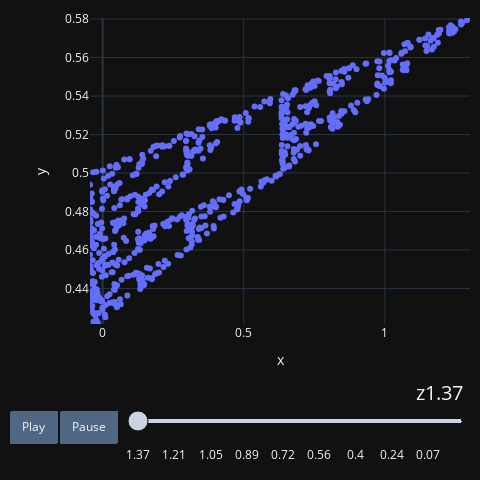

Source (notebook cell):
### Code cell
points = sierpinski(10000, 3)
points = [list(i) for i in points]
points = sorted(points, key=lambda x: x[-1])

trans = np.array([[0.86, -0.1], [0.5, 0.6], [1, -0.1]])
# trans = R
points = transform(points, trans)
a, b, c = zip(*points)
a = np.array(a)
b = np.array(b)
c = np.array(c)
make_chart(a, b, c)

### Figure 1 — Plotly figure (JSON) as saved in the notebook; plotly's stock layout.template omitted (floating-point values rounded to 4 significant figures; data arrays with more than 128 entries replaced by an {"elided": "..."} marker saying what was removed)
{"data": [{"mode": "markers", "type": "scatter", "x": {"elided": "674 float values"}, "y": {"elided": "674 float values"}}], "layout": {"autosize": false, "height": 480, "hovermode": "closest", "margin": {"b": 10, "l": 10, "pad": 0, "r": 10, "t": 10}, "sliders": [{"active": 0, "currentvalue": {"font": {"size": 20}, "prefix": "z", "visible": true, "xanchor": "right"}, "len": 0.9, "pad": {"b": 10, "t": 50}, "steps": [{"args": [[1.37], {"frame": {"duration": 10, "redraw": false}, "mode": "immediate", "transition": {"duration": 10}}], "label": "1.37", "method": "animate"}, {"args": [[1.36], {"frame": {"duration": 10, "redraw": false}, "mode": "immediate", "transition": {"duration": 10}}], "label": "1.36", "method": "animate"}, {"args": [[1.35], {"frame": {"duration": 10, "redraw": false}, "mode": "immediate", "transition": {"duration": 10}}], "label": "1.35", "method": "animate"}, {"args": [[1.34], {"frame": {"duration": 10, "redraw": false}, "mode": "immediate", "transition": {"duration": 10}}], "label": "1.34", "method": "animate"}, {"args": [[1.33], {"frame": {"duration": 10, "redraw": false}, "mode": "immediate", "transition": {"duration": 10}}], "label": "1.33", "method": "animate"}, {"args": [[1.32], {"frame": {"duration": 10, "redraw": false}, "mode": "immediate", "transition": {"duration": 10}}], "label": "1.32", "method": "animate"}, {"args": [[1.31], {"frame": {"duration": 10, "redraw": false}, "mode": "immediate", "transition": {"duration": 10}}], "label": "1.31", "method": "animate"}, {"args": [[1.3], {"frame": {"duration": 10, "redraw": false}, "mode": "immediate", "transition": {"duration": 10}}], "label": "1.3", "method": "animate"}, {"args": [[1.29], {"frame": {"duration": 10, "redraw": false}, "mode": "immediate", "transition": {"duration": 10}}], "label": "1.29", "method": "animate"}, {"args": [[1.28], {"frame": {"duration": 10, "redraw": false}, "mode": "immediate", "transition": {"duration": 10}}], "label": "1.28", "method": "animate"}, {"args": [[1.27], {"frame": {"duration": 10, "redraw": false}, "mode": "immediate", "transition": {"duration": 10}}], "label": "1.27", "method": "animate"}, {"args": [[1.26], {"frame": {"duration": 10, "redraw": false}, "mode": "immediate", "transition": {"duration": 10}}], "label": "1.26", "method": "animate"}, {"args": [[1.25], {"frame": {"duration": 10, "redraw": false}, "mode": "immediate", "transition": {"duration": 10}}], "label": "1.25", "method": "animate"}, {"args": [[1.24], {"frame": {"duration": 10, "redraw": false}, "mode": "immediate", "transition": {"duration": 10}}], "label": "1.24", "method": "animate"}, {"args": [[1.23], {"frame": {"duration": 10, "redraw": false}, "mode": "immediate", "transition": {"duration": 10}}], "label": "1.23", "method": "animate"}, {"args": [[1.22], {"frame": {"duration": 10, "redraw": false}, "mode": "immediate", "transition": {"duration": 10}}], "label": "1.22", "method": "animate"}, {"args": [[1.21], {"frame": {"duration": 10, "redraw": false}, "mode": "immediate", "transition": {"duration": 10}}], "label": "1.21", "method": "animate"}, {"args": [[1.2], {"frame": {"duration": 10, "redraw": false}, "mode": "immediate", "transition": {"duration": 10}}], "label": "1.2", "method": "animate"}, {"args": [[1.19], {"frame": {"duration": 10, "redraw": false}, "mode": "immediate", "transition": {"duration": 10}}], "label": "1.19", "method": "animate"}, {"args": [[1.18], {"frame": {"duration": 10, "redraw": false}, "mode": "immediate", "transition": {"duration": 10}}], "label": "1.18", "method": "animate"}, {"args": [[1.17], {"frame": {"duration": 10, "redraw": false}, "mode": "immediate", "transition": {"duration": 10}}], "label": "1.17", "method": "animate"}, {"args": [[1.16], {"frame": {"duration": 10, "redraw": false}, "mode": "immediate", "transition": {"duration": 10}}], "label": "1.16", "method": "animate"}, {"args": [[1.15], {"frame": {"duration": 10, "redraw": false}, "mode": "immediate", "transition": {"duration": 10}}], "label": "1.15", "method": "animate"}, {"args": [[1.14], {"frame": {"duration": 10, "redraw": false}, "mode": "immediate", "transition": {"duration": 10}}], "label": "1.14", "method": "animate"}, {"args": [[1.13], {"frame": {"duration": 10, "redraw": false}, "mode": "immediate", "transition": {"duration": 10}}], "label": "1.13", "method": "animate"}, {"args": [[1.12], {"frame": {"duration": 10, "redraw": false}, "mode": "immediate", "transition": {"duration": 10}}], "label": "1.12", "method": "animate"}, {"args": [[1.11], {"frame": {"duration": 10, "redraw": false}, "mode": "immediate", "transition": {"duration": 10}}], "label": "1.11", "method": "animate"}, {"args": [[1.1], {"frame": {"duration": 10, "redraw": false}, "mode": "immediate", "transition": {"duration": 10}}], "label": "1.1", "method": "animate"}, {"args": [[1.09], {"frame": {"duration": 10, "redraw": false}, "mode": "immediate", "transition": {"duration": 10}}], "label": "1.09", "method": "animate"}, {"args": [[1.08], {"frame": {"duration": 10, "redraw": false}, "mode": "immediate", "transition": {"duration": 10}}], "label": "1.08", "method": "animate"}, {"args": [[1.07], {"frame": {"duration": 10, "redraw": false}, "mode": "immediate", "transition": {"duration": 10}}], "label": "1.07", "method": "animate"}, {"args": [[1.06], {"frame": {"duration": 10, "redraw": false}, "mode": "immediate", "transition": {"duration": 10}}], "label": "1.06", "method": "animate"}, {"args": [[1.05], {"frame": {"duration": 10, "redraw": false}, "mode": "immediate", "transition": {"duration": 10}}], "label": "1.05", "method": "animate"}, {"args": [[1.04], {"frame": {"duration": 10, "redraw": false}, "mode": "immediate", "transition": {"duration": 10}}], "label": "1.04", "method": "animate"}, {"args": [[1.03], {"frame": {"duration": 10, "redraw": false}, "mode": "immediate", "transition": {"duration": 10}}], "label": "1.03", "method": "animate"}, {"args": [[1.02], {"frame": {"duration": 10, "redraw": false}, "mode": "immediate", "transition": {"duration": 10}}], "label": "1.02", "method": "animate"}, {"args": [[1.01], {"frame": {"duration": 10, "redraw": false}, "mode": "immediate", "transition": {"duration": 10}}], "label": "1.01", "method": "animate"}, {"args": [[1], {"frame": {"duration": 10, "redraw": false}, "mode": "immediate", "transition": {"duration": 10}}], "label": "1.0", "method": "animate"}, {"args": [[0.99], {"frame": {"duration": 10, "redraw": false}, "mode": "immediate", "transition": {"duration": 10}}], "label": "0.99", "method": "animate"}, {"args": [[0.98], {"frame": {"duration": 10, "redraw": false}, "mode": "immediate", "transition": {"duration": 10}}], "label": "0.98", "method": "animate"}, {"args": [[0.97], {"frame": {"duration": 10, "redraw": false}, "mode": "immediate", "transition": {"duration": 10}}], "label": "0.97", "method": "animate"}, {"args": [[0.96], {"frame": {"duration": 10, "redraw": false}, "mode": "immediate", "transition": {"duration": 10}}], "label": "0.96", "method": "animate"}, {"args": [[0.95], {"frame": {"duration": 10, "redraw": false}, "mode": "immediate", "transition": {"duration": 10}}], "label": "0.95", "method": "animate"}, {"args": [[0.94], {"frame": {"duration": 10, "redraw": false}, "mode": "immediate", "transition": {"duration": 10}}], "label": "0.94", "method": "animate"}, {"args": [[0.93], {"frame": {"duration": 10, "redraw": false}, "mode": "immediate", "transition": {"duration": 10}}], "label": "0.93", "method": "animate"}, {"args": [[0.92], {"frame": {"duration": 10, "redraw": false}, "mode": "immediate", "transition": {"duration": 10}}], "label": "0.92", "method": "animate"}, {"args": [[0.91], {"frame": {"duration": 10, "redraw": false}, "mode": "immediate", "transition": {"duration": 10}}], "label": "0.91", "method": "animate"}, {"args": [[0.9], {"frame": {"duration": 10, "redraw": false}, "mode": "immediate", "transition": {"duration": 10}}], "label": "0.9", "method": "animate"}, {"args": [[0.89], {"frame": {"duration": 10, "redraw": false}, "mode": "immediate", "transition": {"duration": 10}}], "label": "0.89", "method": "animate"}, {"args": [[0.88], {"frame": {"duration": 10, "redraw": false}, "mode": "immediate", "transition": {"duration": 10}}], "label": "0.88", "method": "animate"}, {"args": [[0.87], {"frame": {"duration": 10, "redraw": false}, "mode": "immediate", "transition": {"duration": 10}}], "label": "0.87", "method": "animate"}, {"args": [[0.86], {"frame": {"duration": 10, "redraw": false}, "mode": "immediate", "transition": {"duration": 10}}], "label": "0.86", "method": "animate"}, {"args": [[0.85], {"frame": {"duration": 10, "redraw": false}, "mode": "immediate", "transition": {"duration": 10}}], "label": "0.85", "method": "animate"}, {"args": [[0.84], {"frame": {"duration": 10, "redraw": false}, "mode": "immediate", "transition": {"duration": 10}}], "label": "0.84", "method": "animate"}, {"args": [[0.83], {"frame": {"duration": 10, "redraw": false}, "mode": "immediate", "transition": {"duration": 10}}], "label": "0.83", "method": "animate"}, {"args": [[0.82], {"frame": {"duration": 10, "redraw": false}, "mode": "immediate", "transition": {"duration": 10}}], "label": "0.82", "method": "animate"}, {"args": [[0.81], {"frame": {"duration": 10, "redraw": false}, "mode": "immediate", "transition": {"duration": 10}}], "label": "0.81", "method": "animate"}, {"args": [[0.8], {"frame": {"duration": 10, "redraw": false}, "mode": "immediate", "transition": {"duration": 10}}], "label": "0.8", "method": "animate"}, {"args": [[0.79], {"frame": {"duration": 10, "redraw": false}, "mode": "immediate", "transition": {"duration": 10}}], "label": "0.79", "method": "animate"}, {"args": [[0.78], {"frame": {"duration": 10, "redraw": false}, "mode": "immediate", "transition": {"duration": 10}}], "label": "0.78", "method": "animate"}, {"args": [[0.77], {"frame": {"duration": 10, "redraw": false}, "mode": "immediate", "transition": {"duration": 10}}], "label": "0.77", "method": "animate"}, {"args": [[0.76], {"frame": {"duration": 10, "redraw": false}, "mode": "immediate", "transition": {"duration": 10}}], "label": "0.76", "method": "animate"}, {"args": [[0.75], {"frame": {"duration": 10, "redraw": false}, "mode": "immediate", "transition": {"duration": 10}}], "label": "0.75", "method": "animate"}, {"args": [[0.74], {"frame": {"duration": 10, "redraw": false}, "mode": "immediate", "transition": {"duration": 10}}], "label": "0.74", "method": "animate"}, {"args": [[0.72], {"frame": {"duration": 10, "redraw": false}, "mode": "immediate", "transition": {"duration": 10}}], "label": "0.72", "method": "animate"}, {"args": [[0.71], {"frame": {"duration": 10, "redraw": false}, "mode": "immediate", "transition": {"duration": 10}}], "label": "0.71", "method": "animate"}, {"args": [[0.7], {"frame": {"duration": 10, "redraw": false}, "mode": "immediate", "transition": {"duration": 10}}], "label": "0.7", "method": "animate"}, {"args": [[0.69], {"frame": {"duration": 10, "redraw": false}, "mode": "immediate", "transition": {"duration": 10}}], "label": "0.69", "method": "animate"}, {"args": [[0.68], {"frame": {"duration": 10, "redraw": false}, "mode": "immediate", "transition": {"duration": 10}}], "label": "0.68", "method": "animate"}, {"args": [[0.67], {"frame": {"duration": 10, "redraw": false}, "mode": "immediate", "transition": {"duration": 10}}], "label": "0.67", "method": "animate"}, {"args": [[0.66], {"frame": {"duration": 10, "redraw": false}, "mode": "immediate", "transition": {"duration": 10}}], "label": "0.66", "method": "animate"}, {"args": [[0.65], {"frame": {"duration": 10, "redraw": false}, "mode": "immediate", "transition": {"duration": 10}}], "label": "0.65", "method": "animate"}, {"args": [[0.64], {"frame": {"duration": 10, "redraw": false}, "mode": "immediate", "transition": {"duration": 10}}], "label": "0.64", "method": "animate"}, {"args": [[0.63], {"frame": {"duration": 10, "redraw": false}, "mode": "immediate", "transition": {"duration": 10}}], "label": "0.63", "method": "animate"}, {"args": [[0.62], {"frame": {"duration": 10, "redraw": false}, "mode": "immediate", "transition": {"duration": 10}}], "label": "0.62", "method": "animate"}, {"args": [[0.61], {"frame": {"duration": 10, "redraw": false}, "mode": "immediate", "transition": {"duration": 10}}], "label": "0.61", "method": "animate"}, {"args": [[0.6], {"frame": {"duration": 10, "redraw": false}, "mode": "immediate", "transition": {"duration": 10}}], "label": "0.6", "method": "animate"}, {"args": [[0.59], {"frame": {"duration": 10, "redraw": false}, "mode": "immediate", "transition": {"duration": 10}}], "label": "0.59", "method": "animate"}, {"args": [[0.58], {"frame": {"duration": 10, "redraw": false}, "mode": "immediate", "transition": {"duration": 10}}], "label": "0.58", "method": "animate"}, {"args": [[0.57], {"frame": {"duration": 10, "redraw": false}, "mode": "immediate", "transition": {"duration": 10}}], "label": "0.57", "method": "animate"}, {"args": [[0.56], {"frame": {"duration": 10, "redraw": false}, "mode": "immediate", "transition": {"duration": 10}}], "label": "0.56", "method": "animate"}, {"args": [[0.55], {"frame": {"duration": 10, "redraw": false}, "mode": "immediate", "transition": {"duration": 10}}], "label": "0.55", "method": "animate"}, {"args": [[0.54], {"frame": {"duration": 10, "redraw": false}, "mode": "immediate", "transition": {"duration": 10}}], "label": "0.54", "method": "animate"}, {"args": [[0.53], {"frame": {"duration": 10, "redraw": false}, "mode": "immediate", "transition": {"duration": 10}}], "label": "0.53", "method": "animate"}, {"args": [[0.52], {"frame": {"duration": 10, "redraw": false}, "mode": "immediate", "transition": {"duration": 10}}], "label": "0.52", "method": "animate"}, {"args": [[0.51], {"frame": {"duration": 10, "redraw": false}, "mode": "immediate", "transition": {"duration": 10}}], "label": "0.51", "method": "animate"}, {"args": [[0.5], {"frame": {"duration": 10, "redraw": false}, "mode": "immediate", "transition": {"duration": 10}}], "label": "0.5", "method": "animate"}, {"args": [[0.49], {"frame": {"duration": 10, "redraw": false}, "mode": "immediate", "transition": {"duration": 10}}], "label": "0.49", "method": "animate"}, {"args": [[0.48], {"frame": {"duration": 10, "redraw": false}, "mode": "immediate", "transition": {"duration": 10}}], "label": "0.48", "method": "animate"}, {"args": [[0.47], {"frame": {"duration": 10, "redraw": false}, "mode": "immediate", "transition": {"duration": 10}}], "label": "0.47", "method": "animate"}, {"args": [[0.46], {"frame": {"duration": 10, "redraw": false}, "mode": "immediate", "transition": {"duration": 10}}], "label": "0.46", "method": "animate"}, {"args": [[0.45], {"frame": {"duration": 10, "redraw": false}, "mode": "immediate", "transition": {"duration": 10}}], "label": "0.45", "method": "animate"}, {"args": [[0.44], {"frame": {"duration": 10, "redraw": false}, "mode": "immediate", "transition": {"duration": 10}}], "label": "0.44", "method": "animate"}, {"args": [[0.43], {"frame": {"duration": 10, "redraw": false}, "mode": "immediate", "transition": {"duration": 10}}], "label": "0.43", "method": "animate"}, {"args": [[0.42], {"frame": {"duration": 10, "redraw": false}, "mode": "immediate", "transition": {"duration": 10}}], "label": "0.42", "method": "animate"}, {"args": [[0.41], {"frame": {"duration": 10, "redraw": false}, "mode": "immediate", "transition": {"duration": 10}}], "label": "0.41", "method": "animate"}, {"args": [[0.4], {"frame": {"duration": 10, "redraw": false}, "mode": "immediate", "transition": {"duration": 10}}], "label": "0.4", "method": "animate"}, {"args": [[0.39], {"frame": {"duration": 10, "redraw": false}, "mode": "immediate", "transition": {"duration": 10}}], "label": "0.39", "method": "animate"}, {"args": [[0.38], {"frame": {"duration": 10, "redraw": false}, "mode": "immediate", "transition": {"duration": 10}}], "label": "0.38", "method": "animate"}, {"args": [[0.37], {"frame": {"duration": 10, "redraw": false}, "mode": "immediate", "transition": {"duration": 10}}], "label": "0.37", "method": "animate"}, {"args": [[0.36], {"frame": {"duration": 10, "redraw": false}, "mode": "immediate", "transition": {"duration": 10}}], "label": "0.36", "method": "animate"}, {"args": [[0.35], {"frame": {"duration": 10, "redraw": false}, "mode": "immediate", "transition": {"duration": 10}}], "label": "0.35", "method": "animate"}, {"args": [[0.34], {"frame": {"duration": 10, "redraw": false}, "mode": "immediate", "transition": {"duration": 10}}], "label": "0.34", "method": "animate"}, {"args": [[0.33], {"frame": {"duration": 10, "redraw": false}, "mode": "immediate", "transition": {"duration": 10}}], "label": "0.33", "method": "animate"}, {"args": [[0.32], {"frame": {"duration": 10, "redraw": false}, "mode": "immediate", "transition": {"duration": 10}}], "label": "0.32", "method": "animate"}, {"args": [[0.31], {"frame": {"duration": 10, "redraw": false}, "mode": "immediate", "transition": {"duration": 10}}], "label": "0.31", "method": "animate"}, {"args": [[0.3], {"frame": {"duration": 10, "redraw": false}, "mode": "immediate", "transition": {"duration": 10}}], "label": "0.3", "method": "animate"}, {"args": [[0.29], {"frame": {"duration": 10, "redraw": false}, "mode": "immediate", "transition": {"duration": 10}}], "label": "0.29", "method": "animate"}, {"args": [[0.28], {"frame": {"duration": 10, "redraw": false}, "mode": "immediate", "transition": {"duration": 10}}], "label": "0.28", "method": "animate"}, {"args": [[0.27], {"frame": {"duration": 10, "redraw": false}, "mode": "immediate", "transition": {"duration": 10}}], "label": "0.27", "method": "animate"}, {"args": [[0.26], {"frame": {"duration": 10, "redraw": false}, "mode": "immediate", "transition": {"duration": 10}}], "label": "0.26", "method": "animate"}, {"args": [[0.25], {"frame": {"duration": 10, "redraw": false}, "mode": "immediate", "transition": {"duration": 10}}], "label": "0.25", "method": "animate"}, {"args": [[0.24], {"frame": {"duration": 10, "redraw": false}, "mode": "immediate", "transition": {"duration": 10}}], "label": "0.24", "method": "animate"}, {"args": [[0.23], {"frame": {"duration": 10, "redraw": false}, "mode": "immediate", "transition": {"duration": 10}}], "label": "0.23", "method": "animate"}, {"args": [[0.22], {"frame": {"duration": 10, "redraw": false}, "mode": "immediate", "transition": {"duration": 10}}], "label": "0.22", "method": "animate"}, {"args": [[0.21], {"frame": {"duration": 10, "redraw": false}, "mode": "immediate", "transition": {"duration": 10}}], "label": "0.21", "method": "animate"}, {"args": [[0.2], {"frame": {"duration": 10, "redraw": false}, "mode": "immediate", "transition": {"duration": 10}}], "label": "0.2", "method": "animate"}, {"args": [[0.19], {"frame": {"duration": 10, "redraw": false}, "mode": "immediate", "transition": {"duration": 10}}], "label": "0.19", "method": "animate"}, {"args": [[0.18], {"frame": {"duration": 10, "redraw": false}, "mode": "immediate", "transition": {"duration": 10}}], "label": "0.18", "method": "animate"}, {"args": [[0.17], {"frame": {"duration": 10, "redraw": false}, "mode": "immediate", "transition": {"duration": 10}}], "label": "0.17", "method": "animate"}, {"args": [[0.16], {"frame": {"duration": 10, "redraw": false}, "mode": "immediate", "transition": {"duration": 10}}], "label": "0.16", "method": "animate"}, {"args": [[0.15], {"frame": {"duration": 10, "redraw": false}, "mode": "immediate", "transition": {"duration": 10}}], "label": "0.15", "method": "animate"}, {"args": [[0.14], {"frame": {"duration": 10, "redraw": false}, "mode": "immediate", "transition": {"duration": 10}}], "label": "0.14", "method": "animate"}, {"args": [[0.13], {"frame": {"duration": 10, "redraw": false}, "mode": "immediate", "transition": {"duration": 10}}], "label": "0.13", "method": "animate"}, {"args": [[0.12], {"frame": {"duration": 10, "redraw": false}, "mode": "immediate", "transition": {"duration": 10}}], "label": "0.12", "method": "animate"}, {"args": [[0.11], {"frame": {"duration": 10, "redraw": false}, "mode": "immediate", "transition": {"duration": 10}}], "label": "0.11", "method": "animate"}, {"args": [[0.1], {"frame": {"duration": 10, "redraw": false}, "mode": "immediate", "transition": {"duration": 10}}], "label": "0.1", "method": "animate"}, {"args": [[0.08], {"frame": {"duration": 10, "redraw": false}, "mode": "immediate", "transition": {"duration": 10}}], "label": "0.08", "method": "animate"}, {"args": [[0.07], {"frame": {"duration": 10, "redraw": false}, "mode": "immediate", "transition": {"duration": 10}}], "label": "0.07", "method": "animate"}, {"args": [[0.06], {"frame": {"duration": 10, "redraw": false}, "mode": "immediate", "transition": {"duration": 10}}], "label": "0.06", "method": "animate"}, {"args": [[0.05], {"frame": {"duration": 10, "redraw": false}, "mode": "immediate", "transition": {"duration": 10}}], "label": "0.05", "method": "animate"}, {"args": [[0.04], {"frame": {"duration": 10, "redraw": false}, "mode": "immediate", "transition": {"duration": 10}}], "label": "0.04", "method": "animate"}, {"args": [[0.03], {"frame": {"duration": 10, "redraw": false}, "mode": "immediate", "transition": {"duration": 10}}], "label": "0.03", "method": "animate"}, {"args": [[0.02], {"frame": {"duration": 10, "redraw": false}, "mode": "immediate", "transition": {"duration": 10}}], "label": "0.02", "method": "animate"}, {"args": [[0.01], {"frame": {"duration": 10, "redraw": false}, "mode": "immediate", "transition": {"duration": 10}}], "label": "0.01", "method": "animate"}, {"args": [[-0.01], {"frame": {"duration": 10, "redraw": false}, "mode": "immediate", "transition": {"duration": 10}}], "label": "-0.01", "method": "animate"}, {"args": [[-0.02], {"frame": {"duration": 10, "redraw": false}, "mode": "immediate", "transition": {"duration": 10}}], "label": "-0.02", "method": "animate"}, {"args": [[-0.03], {"frame": {"duration": 10, "redraw": false}, "mode": "immediate", "transition": {"duration": 10}}], "label": "-0.03", "method": "animate"}, {"args": [[-0.04], {"frame": {"duration": 10, "redraw": false}, "mode": "immediate", "transition": {"duration": 10}}], "label": "-0.04", "method": "animate"}, {"args": [[-0.05], {"frame": {"duration": 10, "redraw": false}, "mode": "immediate", "transition": {"duration": 10}}], "label": "-0.05", "method": "animate"}, {"args": [[-0.06], {"frame": {"duration": 10, "redraw": false}, "mode": "immediate", "transition": {"duration": 10}}], "label": "-0.06", "method": "animate"}, {"args": [[-0.08], {"frame": {"duration": 10, "redraw": false}, "mode": "immediate", "transition": {"duration": 10}}], "label": "-0.08", "method": "animate"}, {"args": [[-0.09], {"frame": {"duration": 10, "redraw": false}, "mode": "immediate", "transition": {"duration": 10}}], "label": "-0.09", "method": "animate"}], "transition": {"duration": 10}, "x": 0.1, "xanchor": "left", "y": 0, "yanchor": "top"}], "updatemenus": [{"buttons": [{"args": [null, {"frame": {"duration": 20, "redraw": false}, "fromcurrent": true, "transition": {"duration": 10}}], "label": "Play", "method": "animate"}, {"args": [[null], {"frame": {"duration": 0, "redraw": false}, "mode": "immediate", "transition": {"duration": 0}}], "label": "Pause", "method": "animate"}], "direction": "left", "pad": {"r": 10, "t": 87}, "showactive": false, "type": "buttons", "x": 0.1, "xanchor": "right", "y": 0, "yanchor": "top"}], "width": 480, "xaxis": {"range": [-0.04482, 1.302], "title": {"text": "x"}}, "yaxis": {"range": [0.4215, 0.5805], "title": {"text": "y"}}}}
